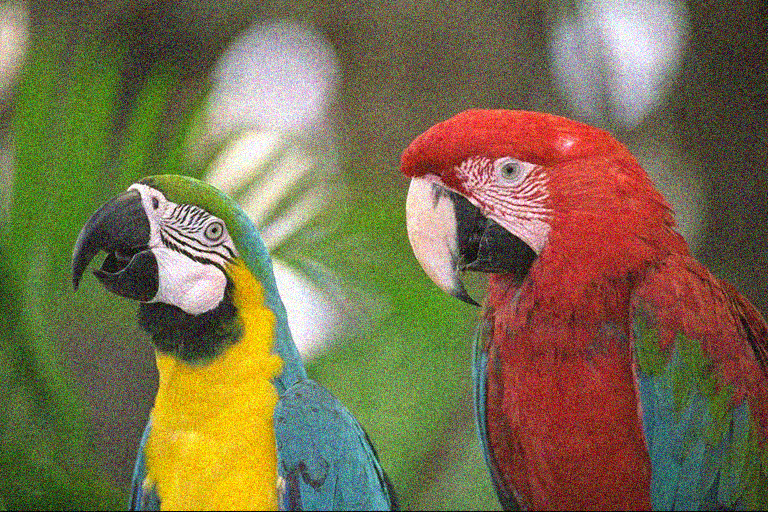
#> input picture experiments/photo-enhance/inputs/noise_kodim23.png, 768 x 512 px; its folder holds 2 pictures in this run
$ python cover_neutral.py
#> lines starting #> are read from the running program, lines starting #| are printed output that depends on the picture
"""Cover without text labels, shared by the RU and EN articles.

Polylang copies the featured image between translations, so one cover has to work in both
languages: same frame as figs/cover-{ru,en}.jpg (red macaw, left noisy, right SCUNet), no ДО/ПОСЛЕ or BEFORE/AFTER.
"""
import os
from PIL import Image, ImageDraw

ROOT = os.path.dirname(os.path.dirname(os.path.abspath(__file__)))
k, box = "kodim23", (376, 30, 760, 462)  # 384x432 region -> two 800x900 panels, as in figs.py
a = Image.open(f"{ROOT}/inputs/noise_{k}.png").convert("RGB").crop(box).resize((800, 900), Image.LANCZOS)
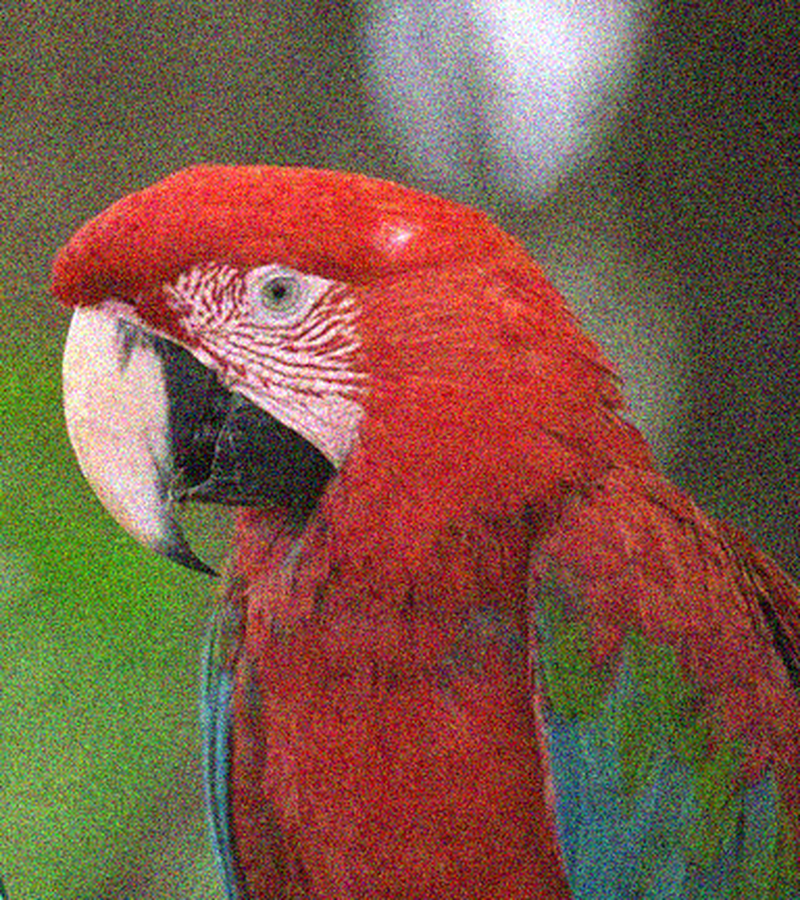
#> a: PIL image 800x900 RGB; mean R, G, B 125.3, 89.8, 71.2
b = Image.open(f"{ROOT}/out/scunet/noise_{k}.png").convert("RGB").crop(box).resize((800, 900), Image.LANCZOS)
cov = Image.new("RGB", (1600, 900), (255, 255, 255))
#> cov: PIL image 1600x900 RGB; every value is 255
cov.paste(a, (0, 0)); cov.paste(b, (800, 0))
#> after `cov.paste(a, (0, 0))`:
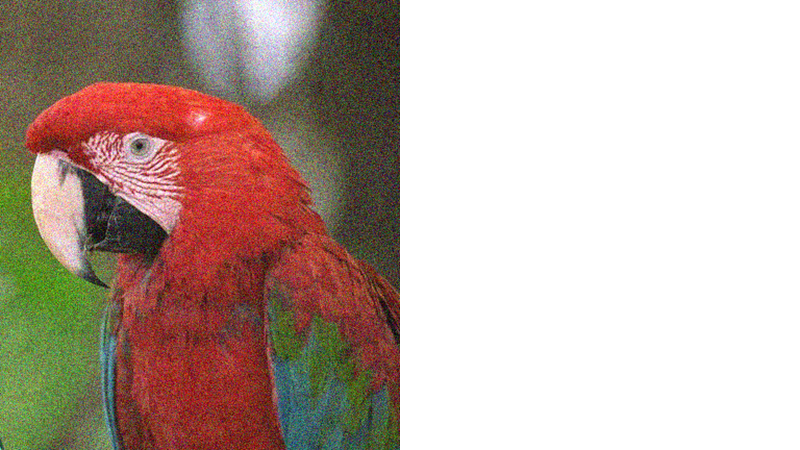
#> cov: PIL image 1600x900 RGB (shown at 1/2 size); mean R, G, B 190.2, 172.4, 163.1
#> after `cov.paste(b, (800, 0))`:
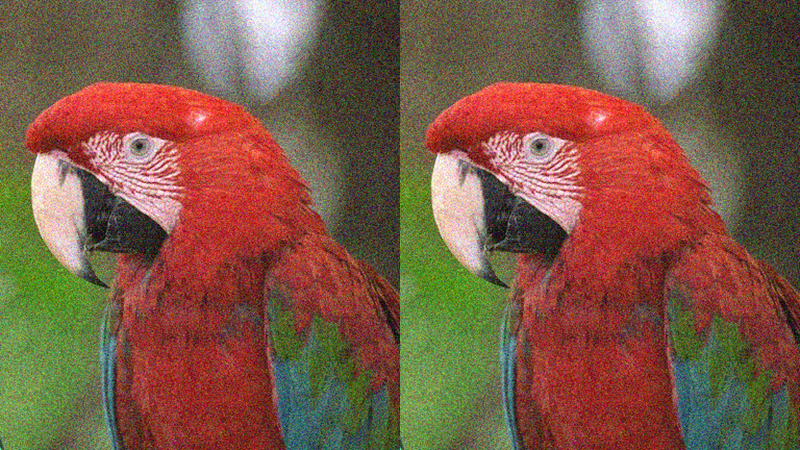
#> cov: PIL image 1600x900 RGB (shown at 1/2 size); mean R, G, B 125.3, 89.8, 71.2
ImageDraw.Draw(cov).rectangle([797, 0, 802, 900], fill=(255, 255, 255))
out = f"{ROOT}/figs/cover.jpg"
cov.save(out, "JPEG", quality=88, optimize=True, progressive=True)
print(out, cov.size, os.path.getsize(out) // 1024, "KB")
#| experiments/photo-enhance/figs/cover.jpg (1600, 900) 529 KB
